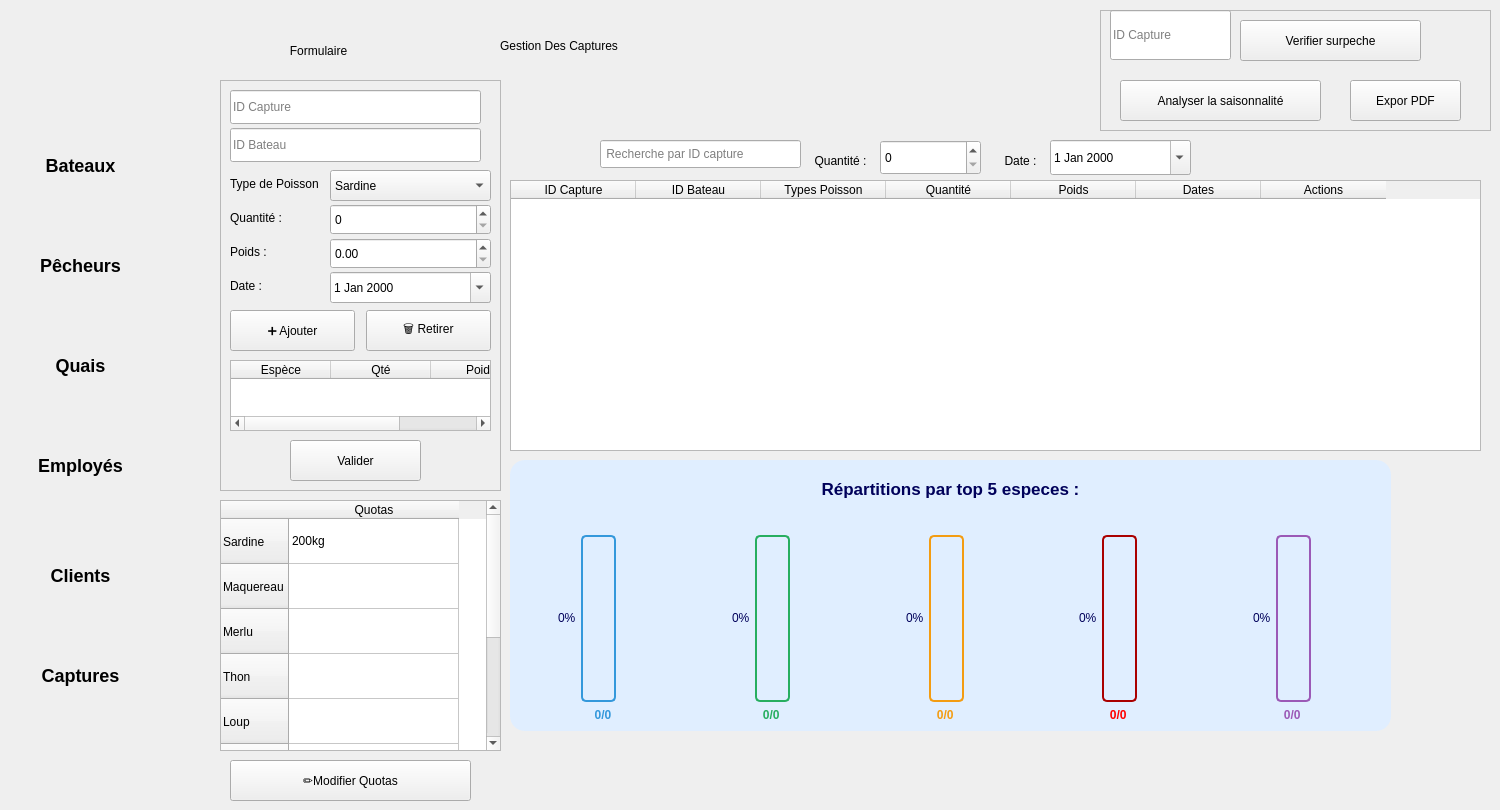
    <widget class="QWidget" name="cap_pagecaptures">
     <widget class="QLabel" name="cap_label_10">
      <property name="geometry">
       <rect>
        <x>990</x>
        <y>150</y>
        <width>61</width>
        <height>21</height>
       </rect>
      </property>
      <property name="text">
       <string>Date :</string>
      </property>
      <property name="alignment">
       <set>Qt::AlignmentFlag::AlignCenter</set>
      </property>
     </widget>
     <widget class="QTableWidget" name="cap_tableWidget_2">
      <property name="geometry">
       <rect>
        <x>220</x>
        <y>500</y>
        <width>281</width>
        <height>251</height>
       </rect>
      </property>
      <attribute name="horizontalHeaderMinimumSectionSize">
       <number>40</number>
      </attribute>
      <attribute name="horizontalHeaderDefaultSectionSize">
       <number>170</number>
      </attribute>
      <attribute name="verticalHeaderDefaultSectionSize">
       <number>45</number>
      </attribute>
      <row>
       <property name="text">
        <string>Sardine</string>
       </property>
      </row>
      <row>
       <property name="text">
        <string>Maquereau</string>
       </property>
      </row>
      <row>
       <property name="text">
        <string>Merlu</string>
       </property>
      </row>
      <row>
       <property name="text">
        <string>Thon</string>
       </property>
      </row>
      <row>
       <property name="text">
        <string>Loup</string>
       </property>
      </row>
      <row>
       <property name="text">
        <string>Calamar</string>
       </property>
      </row>
      <row>
       <property name="text">
        <string>Crevette</string>
       </property>
      </row>
      <row>
       <property name="text">
        <string>Rouget</string>
       </property>
      </row>
      <row>
       <property name="text">
        <string>Poulpes</string>
       </property>
      </row>
      <column>
       <property name="text">
        <string>Quotas</string>
       </property>
      </column>
      <item row="0" column="0">
       <property name="text">
        <string>200kg</string>
       </property>
      </item>
     </widget>
     <widget class="QDateEdit" name="cap_deDebut">
      <property name="geometry">
       <rect>
        <x>1050</x>
        <y>140</y>
        <width>141</width>
        <height>35</height>
       </rect>
      </property>
      <property name="calendarPopup">
       <bool>true</bool>
      </property>
     </widget>
     <widget class="QLabel" name="cap_lblTitle">
      <property name="geometry">
       <rect>
        <x>500</x>
        <y>20</y>
        <width>601</width>
        <height>51</height>
       </rect>
      </property>
      <property name="text">
       <string>Gestion Des Captures</string>
      </property>
     </widget>
     <widget class="QFrame" name="cap_frame">
      <property name="geometry">
       <rect>
        <x>1100</x>
        <y>10</y>
        <width>391</width>
        <height>121</height>
       </rect>
      </property>
      <property name="frameShape">
       <enum>QFrame::Shape::StyledPanel</enum>
      </property>
      <property name="frameShadow">
       <enum>QFrame::Shadow::Raised</enum>
      </property>
      <widget class="QLineEdit" name="cap_lineEdit_7">
       <property name="geometry">
        <rect>
         <x>10</x>
         <y>0</y>
         <width>121</width>
         <height>50</height>
        </rect>
       </property>
       <property name="placeholderText">
        <string>ID Capture</string>
       </property>
      </widget>
      <widget class="QPushButton" name="cap_btnShowSurpeche">
       <property name="geometry">
        <rect>
         <x>140</x>
         <y>10</y>
         <width>181</width>
         <height>41</height>
        </rect>
       </property>
       <property name="text">
        <string>Verifier surpeche</string>
       </property>
      </widget>
      <widget class="QPushButton" name="cap_btnShowTendance">
       <property name="geometry">
        <rect>
         <x>20</x>
         <y>70</y>
         <width>201</width>
         <height>41</height>
        </rect>
       </property>
       <property name="text">
        <string>Analyser la saisonnalité</string>
       </property>
      </widget>
      <widget class="QPushButton" name="cap_btnExporter">
       <property name="geometry">
        <rect>
         <x>250</x>
         <y>70</y>
         <width>111</width>
         <height>41</height>
        </rect>
       </property>
       <property name="text">
        <string>Expor PDF</string>
       </property>
      </widget>
     </widget>
     <widget class="QSpinBox" name="cap_sbQuantite_3">
      <property name="geometry">
       <rect>
        <x>880</x>
        <y>140</y>
        <width>101</width>
        <height>35</height>
       </rect>
      </property>
     </widget>
     <widget class="QLabel" name="cap_labelLeftTitle">
      <property name="geometry">
       <rect>
        <x>230</x>
        <y>30</y>
        <width>251</width>
        <height>41</height>
       </rect>
      </property>
      <property name="text">
       <string>                  Formulaire</string>
      </property>
     </widget>
     <widget class="QLabel" name="cap_label_11">
      <property name="geometry">
       <rect>
        <x>790</x>
        <y>140</y>
        <width>101</width>
        <height>41</height>
       </rect>
      </property>
      <property name="text">
       <string>Quantité :</string>
      </property>
      <property name="alignment">
       <set>Qt::AlignmentFlag::AlignCenter</set>
      </property>
     </widget>
     <widget class="QTableWidget" name="cap_tableWidget">
      <property name="geometry">
       <rect>
        <x>510</x>
        <y>180</y>
        <width>971</width>
        <height>271</height>
       </rect>
      </property>
      <attribute name="horizontalHeaderDefaultSectionSize">
       <number>125</number>
      </attribute>
      <column>
       <property name="text">
        <string>ID Capture</string>
       </property>
      </column>
      <column>
       <property name="text">
        <string>ID Bateau</string>
       </property>
      </column>
      <column>
       <property name="text">
        <string>Types Poisson</string>
       </property>
      </column>
      <column>
       <property name="text">
        <string>Quantité</string>
       </property>
      </column>
      <column>
       <property name="text">
        <string>Poids</string>
       </property>
      </column>
      <column>
       <property name="text">
        <string>Dates</string>
       </property>
      </column>
      <column>
       <property name="text">
        <string>Actions</string>
       </property>
      </column>
     </widget>
     <widget class="QLabel" name="label3_11">
      <property name="geometry">
       <rect>
        <x>560</x>
        <y>140</y>
        <width>31</width>
        <height>31</height>
       </rect>
      </property>
      <property name="styleSheet">
       <string notr="true">image: url(:/res/loupe.png);</string>
      </property>
      <property name="text">
       <string/>
      </property>
     </widget>
     <widget class="QFrame" name="frame_zonesb_2">
      <property name="geometry">
       <rect>
        <x>510</x>
        <y>460</y>
        <width>881</width>
        <height>271</height>
       </rect>
      </property>
      <property name="styleSheet">
       <string notr="true">        border-radius: 15px;
background-color: rgb(224, 238, 255);
border:1PX solid  rgb(0, 0, 115);
   	color: rgb(0, 0, 90);
</string>
      </property>
      <property name="frameShape">
       <enum>QFrame::Shape::StyledPanel</enum>
      </property>
      <property name="frameShadow">
       <enum>QFrame::Shadow::Raised</enum>
      </property>
      <layout class="QVBoxLayout" name="verticalLayout_zones_3">
       <item>
        <widget class="QLabel" name="label_zonesb_2">
         <property name="styleSheet">
          <string notr="true">
                    font-weight: bold;
                    font-size: 17px;
                    padding: 10px;</string>
         </property>
         <property name="text">
          <string>Répartitions par top 5 especes :</string>
         </property>
         <property name="alignment">
          <set>Qt::AlignmentFlag::AlignCenter</set>
         </property>
        </widget>
       </item>
       <item>
        <layout class="QHBoxLayout" name="horizontalLayout_zonesb_2">
         <item>
          <layout class="QVBoxLayout" name="zoneNordLayoutb_2">
           <item>
            <widget class="QLabel" name="label_zoneNordb_2">
             <property name="styleSheet">
              <string notr="true"> 	color: rgb(0, 0, 90);

                                    text-align: center;
                                    font-weight: bold;</string>
             </property>
             <property name="text">
              <string/>
             </property>
             <property name="alignment">
              <set>Qt::AlignmentFlag::AlignCenter</set>
             </property>
            </widget>
           </item>
           <item>
            <widget class="QProgressBar" name="progressZoneNordb_2">
             <property name="minimumSize">
              <size>
               <width>30</width>
               <height>120</height>
              </size>
             </property>
             <property name="styleSheet">
              <string notr="true">QProgressBar:vertical {
    width: 25px;
    border: 2px solid #3498db;
    border-radius: 5px;
    background-color: rgb(224, 238, 255);
    text-align: center;
    padding: 3px;
margin-left:62px;
}
QProgressBar::chunk:vertical {
    background-color: qlineargradient(x1:0, y1:0, x2:0, y2:1,
        stop:0 #3498db, stop:1 #2980b9);
    border-radius: 3px;
}
   
  
</string>
             </property>
             <property name="value">
              <number>0</number>
             </property>
             <property name="textVisible">
              <bool>true</bool>
             </property>
             <property name="orientation">
              <enum>Qt::Orientation::Vertical</enum>
             </property>
             <property name="format">
              <string>%p%</string>
             </property>
            </widget>
           </item>
           <item>
            <widget class="QLabel" name="value_zoneNordb_2">
             <property name="styleSheet">
              <string notr="true">color: #3498db;
                                    font-weight: bold;
                                    font-size: 12px;
                                    text-align: center;</string>
             </property>
             <property name="text">
              <string>0/0</string>
             </property>
             <property name="alignment">
              <set>Qt::AlignmentFlag::AlignCenter</set>
             </property>
            </widget>
           </item>
          </layout>
         </item>
         <item>
          <layout class="QVBoxLayout" name="zoneSudLayoutb_2">
           <item>
            <widget class="QLabel" name="label_zoneSudb_2">
             <property name="styleSheet">
              <string notr="true"> 	color: rgb(0, 0, 90);

                                    text-align: center;
                                    font-weight: bold;</string>
             </property>
             <property name="text">
              <string/>
             </property>
            </widget>
           </item>
           <item>
            <widget class="QProgressBar" name="progressZoneSudb_2">
             <property name="minimumSize">
              <size>
               <width>30</width>
               <height>120</height>
              </size>
             </property>
             <property name="styleSheet">
              <string notr="true">QProgressBar:vertical {
    width: 25px;
    border: 2px solid #27ae60;
    border-radius: 5px;
background-color: rgb(224, 238, 255);
    text-align: center;
    padding: 3px;
margin-left:62px;
}
QProgressBar::chunk:vertical {
    background-color: qlineargradient(x1:0, y1:0, x2:0, y2:1,
        stop:0 #27ae60, stop:1 #229954);
    border-radius: 3px;
}</string>
             </property>
             <property name="value">
              <number>0</number>
             </property>
             <property name="textVisible">
              <bool>true</bool>
             </property>
             <property name="orientation">
              <enum>Qt::Orientation::Vertical</enum>
             </property>
             <property name="format">
              <string>%p%</string>
             </property>
            </widget>
           </item>
           <item>
            <widget class="QLabel" name="value_zoneSudb_2">
             <property name="styleSheet">
              <string notr="true">color: #27ae60;
                                    font-weight: bold;
                                    font-size: 12px;
                                    text-align: center;</string>
             </property>
             <property name="text">
              <string>                     0/0</string>
             </property>
            </widget>
           </item>
          </layout>
         </item>
         <item>
          <layout class="QVBoxLayout" name="zoneEstLayoutb_2">
           <item>
            <widget class="QLabel" name="label_zoneEstb_2">
             <property name="styleSheet">
              <string notr="true"> 	color: rgb(0, 0, 90);

                                    text-align: center;
                                    font-weight: bold;</string>
             </property>
             <property name="text">
              <string/>
             </property>
            </widget>
           </item>
           <item>
            <widget class="QProgressBar" name="progressZoneEstb_2">
             <property name="minimumSize">
              <size>
               <width>30</width>
               <height>120</height>
              </size>
             </property>
             <property name="styleSheet">
              <string notr="true">QProgressBar:vertical {
    width: 25px;
    border: 2px solid #f39c12;
    border-radius: 5px;
 background-color: rgb(224, 238, 255);
    text-align: center;
    padding: 3px;
margin-left:62px;
}
QProgressBar::chunk:vertical {
    background-color: qlineargradient(x1:0, y1:0, x2:0, y2:1,
        stop:0 #f39c12, stop:1 #d68910);
    border-radius: 3px;
}</string>
             </property>
             <property name="value">
              <number>0</number>
             </property>
             <property name="textVisible">
              <bool>true</bool>
             </property>
             <property name="orientation">
              <enum>Qt::Orientation::Vertical</enum>
             </property>
             <property name="format">
              <string>%p%</string>
             </property>
            </widget>
           </item>
           <item>
            <widget class="QLabel" name="value_zoneEstb_2">
             <property name="styleSheet">
              <string notr="true">color: #f39c12;
                                    font-weight: bold;
                                    font-size: 12px;
                                    text-align: center;</string>
             </property>
             <property name="text">
              <string>                     0/0</string>
             </property>
            </widget>
           </item>
          </layout>
         </item>
         <item>
          <layout class="QVBoxLayout" name="zoneOuestLayoutb_3">
           <item>
            <widget class="QLabel" name="label_zoneOuestb_3">
             <property name="styleSheet">
              <string notr="true"> 	color: rgb(0, 0, 90);
text-align: center;
                                    font-weight: bold;</string>
             </property>
             <property name="text">
              <string/>
             </property>
            </widget>
           </item>
           <item>
            <widget class="QProgressBar" name="progressZoneOuestb_3">
             <property name="minimumSize">
              <size>
               <width>30</width>
               <height>120</height>
              </size>
             </property>
             <property name="styleSheet">
              <string notr="true">QProgressBar:vertical {
    width: 25px;
    border: 2px solid #9b59b6;
    border-radius: 5px;
background-color: rgb(224, 238, 255);    text-align: center;
    padding: 3px;
margin-left:62px;
	border-color: rgb(170, 0, 0);
}
QProgressBar::chunk:vertical {
    background-color: qlineargradient(x1:0, y1:0, x2:0, y2:1,
        stop:0 #9b59b6, stop:1 #8e44ad);
    border-radius: 3px;

}</string>
             </property>
             <property name="value">
              <number>0</number>
             </property>
             <property name="textVisible">
              <bool>true</bool>
             </property>
             <property name="orientation">
              <enum>Qt::Orientation::Vertical</enum>
             </property>
             <property name="format">
              <string>%p%</string>
             </property>
            </widget>
           </item>
           <item>
            <widget class="QLabel" name="value_zoneOuestb_3">
             <property name="styleSheet">
              <string notr="true">color:red;
                                    font-weight: bold;
                                    font-size: 12px;
                                    text-align: center;</string>
             </property>
             <property name="text">
              <string>                     0/0</string>
             </property>
            </widget>
           </item>
          </layout>
         </item>
         <item>
          <layout class="QVBoxLayout" name="zoneOuestLayoutb_2">
           <item>
            <widget class="QLabel" name="label_zoneOuestb_2">
             <property name="styleSheet">
              <string notr="true"> 	color: rgb(0, 0, 90);

                                    text-align: center;
                                    font-weight: bold;</string>
             </property>
             <property name="text">
              <string/>
             </property>
            </widget>
           </item>
           <item>
            <widget class="QProgressBar" name="progressZoneOuestb_2">
             <property name="minimumSize">
              <size>
               <width>30</width>
               <height>120</height>
              </size>
             </property>
             <property name="styleSheet">
              <string notr="true">QProgressBar:vertical {
    width: 25px;
    border: 2px solid #9b59b6;
    border-radius: 5px;
background-color: rgb(224, 238, 255);    text-align: center;
    padding: 3px;
margin-left:62px;
}
QProgressBar::chunk:vertical {
    background-color: qlineargradient(x1:0, y1:0, x2:0, y2:1,
        stop:0 #9b59b6, stop:1 #8e44ad);
    border-radius: 3px;
}</string>
             </property>
             <property name="value">
              <number>0</number>
             </property>
             <property name="textVisible">
              <bool>true</bool>
             </property>
             <property name="orientation">
              <enum>Qt::Orientation::Vertical</enum>
             </property>
             <property name="format">
              <string>%p%</string>
             </property>
            </widget>
           </item>
           <item>
            <widget class="QLabel" name="value_zoneOuestb_2">
             <property name="styleSheet">
              <string notr="true">color: #9b59b6;
                                    font-weight: bold;
                                    font-size: 12px;
                                    text-align: center;</string>
             </property>
             <property name="text">
              <string>                     0/0</string>
             </property>
            </widget>
           </item>
          </layout>
         </item>
        </layout>
       </item>
      </layout>
     </widget>
     <widget class="QLineEdit" name="lineEdit_7c_2">
      <property name="geometry">
       <rect>
        <x>600</x>
        <y>140</y>
        <width>201</width>
        <height>28</height>
       </rect>
      </property>
      <property name="placeholderText">
       <string> Recherche par ID capture</string>
      </property>
     </widget>
     <widget class="QFrame" name="frame_5">
      <property name="geometry">
       <rect>
        <x>-160</x>
        <y>70</y>
        <width>371</width>
        <height>701</height>
       </rect>
      </property>
      <property name="styleSheet">
       <string notr="true">border-radius:185px;
font-weight:600;
font-size:18px</string>
      </property>
      <property name="frameShape">
       <enum>QFrame::Shape::StyledPanel</enum>
      </property>
      <property name="frameShadow">
       <enum>QFrame::Shadow::Raised</enum>
      </property>
      <widget class="QPushButton" name="pushButton_3b_14">
       <property name="geometry">
        <rect>
         <x>170</x>
         <y>70</y>
         <width>141</width>
         <height>51</height>
        </rect>
       </property>
       <property name="text">
        <string>Bateaux</string>
       </property>
      </widget>
      <widget class="QPushButton" name="pushButton_3b_15">
       <property name="geometry">
        <rect>
         <x>170</x>
         <y>170</y>
         <width>141</width>
         <height>51</height>
        </rect>
       </property>
       <property name="text">
        <string>Pêcheurs</string>
       </property>
      </widget>
      <widget class="QPushButton" name="pushButton_3b_16">
       <property name="geometry">
        <rect>
         <x>170</x>
         <y>270</y>
         <width>141</width>
         <height>51</height>
        </rect>
       </property>
       <property name="text">
        <string>Quais</string>
       </property>
      </widget>
      <widget class="QPushButton" name="pushButton_3b_17">
       <property name="geometry">
        <rect>
         <x>170</x>
         <y>370</y>
         <width>141</width>
         <height>51</height>
        </rect>
       </property>
       <property name="text">
        <string>Employés</string>
       </property>
      </widget>
      <widget class="QPushButton" name="pushButton_3b_18">
       <property name="geometry">
        <rect>
         <x>170</x>
         <y>480</y>
         <width>141</width>
         <height>51</height>
        </rect>
       </property>
       <property name="text">
        <string>Clients</string>
       </property>
      </widget>
      <widget class="QPushButton" name="pushButton_3b_19">
       <property name="geometry">
        <rect>
         <x>170</x>
         <y>580</y>
         <width>141</width>
         <height>51</height>
        </rect>
       </property>
       <property name="text">
        <string>Captures</string>
       </property>
      </widget>
     </widget>
     <widget class="QFrame" name="cap_frame_4">
      <property name="geometry">
       <rect>
        <x>220</x>
        <y>80</y>
        <width>281</width>
        <height>411</height>
       </rect>
      </property>
      <property name="frameShape">
       <enum>QFrame::Shape::StyledPanel</enum>
      </property>
      <property name="frameShadow">
       <enum>QFrame::Shadow::Raised</enum>
      </property>
      <widget class="QLineEdit" name="cap_lineEdit_11">
       <property name="geometry">
        <rect>
         <x>10</x>
         <y>10</y>
         <width>251</width>
         <height>34</height>
        </rect>
       </property>
       <property name="placeholderText">
        <string>ID Capture</string>
       </property>
      </widget>
      <widget class="QLineEdit" name="cap_lineEdit_9">
       <property name="geometry">
        <rect>
         <x>10</x>
         <y>48</y>
         <width>251</width>
         <height>34</height>
        </rect>
       </property>
       <property name="placeholderText">
        <string>ID Bateau</string>
       </property>
      </widget>
      <widget class="QLabel" name="cap_label_9">
       <property name="geometry">
        <rect>
         <x>10</x>
         <y>90</y>
         <width>91</width>
         <height>28</height>
        </rect>
       </property>
       <property name="text">
        <string>Type de Poisson :</string>
       </property>
      </widget>
      <widget class="QComboBox" name="cap_comboBox_4">
       <property name="geometry">
        <rect>
         <x>110</x>
         <y>90</y>
         <width>161</width>
         <height>31</height>
        </rect>
       </property>
       <item>
        <property name="text">
         <string>Sardine</string>
        </property>
       </item>
       <item>
        <property name="text">
         <string>Thon</string>
        </property>
       </item>
       <item>
        <property name="text">
         <string>Merlu</string>
        </property>
       </item>
       <item>
        <property name="text">
         <string>Dorade</string>
        </property>
       </item>
       <item>
        <property name="text">
         <string>Loup</string>
        </property>
       </item>
       <item>
        <property name="text">
         <string>Rouget</string>
        </property>
       </item>
       <item>
        <property name="text">
         <string>Calamar</string>
        </property>
       </item>
       <item>
        <property name="text">
         <string>Poulpes</string>
        </property>
       </item>
       <item>
        <property name="text">
         <string>Crevette</string>
        </property>
       </item>
       <item>
        <property name="text">
         <string>Merou</string>
        </property>
       </item>
       <item>
        <property name="text">
         <string>Maquereau</string>
        </property>
       </item>
      </widget>
      <widget class="QLabel" name="cap_label_12">
       <property name="geometry">
        <rect>
         <x>10</x>
         <y>124</y>
         <width>91</width>
         <height>28</height>
        </rect>
       </property>
       <property name="text">
        <string>Quantité :</string>
       </property>
      </widget>
      <widget class="QSpinBox" name="cap_sbQuantite_4">
       <property name="geometry">
        <rect>
         <x>110</x>
         <y>124</y>
         <width>161</width>
         <height>31</height>
        </rect>
       </property>
      </widget>
      <widget class="QLabel" name="cap_label_13">
       <property name="geometry">
        <rect>
         <x>10</x>
         <y>158</y>
         <width>91</width>
         <height>28</height>
        </rect>
       </property>
       <property name="text">
        <string>Poids :</string>
       </property>
      </widget>
      <widget class="QLabel" name="cap_label_14">
       <property name="geometry">
        <rect>
         <x>10</x>
         <y>192</y>
         <width>91</width>
         <height>28</height>
        </rect>
       </property>
       <property name="text">
        <string>Date :</string>
       </property>
      </widget>
      <widget class="QDateEdit" name="cap_deDateCapture_3">
       <property name="geometry">
        <rect>
         <x>110</x>
         <y>192</y>
         <width>161</width>
         <height>31</height>
        </rect>
       </property>
       <property name="calendarPopup">
        <bool>true</bool>
       </property>
      </widget>
      <widget class="QDoubleSpinBox" name="cap_dsPoids_3">
       <property name="geometry">
        <rect>
         <x>110</x>
         <y>158</y>
         <width>161</width>
         <height>31</height>
        </rect>
       </property>
      </widget>
      <widget class="QPushButton" name="cap_btnAddCaptureLine">
       <property name="geometry">
        <rect>
         <x>10</x>
         <y>230</y>
         <width>125</width>
         <height>41</height>
        </rect>
       </property>
       <property name="text">
        <string>➕ Ajouter</string>
       </property>
      </widget>
      <widget class="QPushButton" name="cap_btnRemoveCaptureLine">
       <property name="geometry">
        <rect>
         <x>146</x>
         <y>230</y>
         <width>125</width>
         <height>41</height>
        </rect>
       </property>
       <property name="text">
        <string>🗑️ Retirer</string>
       </property>
      </widget>
      <widget class="QTableWidget" name="cap_tableWidget_Lignes">
       <property name="geometry">
        <rect>
         <x>10</x>
         <y>280</y>
         <width>261</width>
         <height>71</height>
        </rect>
       </property>
       <property name="editTriggers">
        <set>QAbstractItemView::EditTrigger::NoEditTriggers</set>
       </property>
       <property name="selectionMode">
        <enum>QAbstractItemView::SelectionMode::SingleSelection</enum>
       </property>
       <property name="selectionBehavior">
        <enum>QAbstractItemView::SelectionBehavior::SelectRows</enum>
       </property>
       <property name="columnCount">
        <number>3</number>
       </property>
       <column>
        <property name="text">
         <string>Espèce</string>
        </property>
       </column>
       <column>
        <property name="text">
         <string>Qté</string>
        </property>
       </column>
       <column>
        <property name="text">
         <string>Poids</string>
        </property>
       </column>
      </widget>
      <widget class="QPushButton" name="cap_btnValiider_3">
       <property name="geometry">
        <rect>
         <x>70</x>
         <y>360</y>
         <width>131</width>
         <height>41</height>
        </rect>
       </property>
       <property name="text">
        <string>Valider</string>
       </property>
      </widget>
     </widget>
     <widget class="QPushButton" name="cap_btnBackMenu">
      <property name="geometry">
       <rect>
        <x>0</x>
        <y>710</y>
        <width>71</width>
        <height>61</height>
       </rect>
      </property>
      <property name="styleSheet">
       <string notr="true">border:none;image: url(:/res/en-arriere.png);
background-color:transparent;
</string>
      </property>
      <property name="text">
       <string/>
      </property>
     </widget>
     <widget class="QPushButton" name="cap_btnValiider_4">
      <property name="geometry">
       <rect>
        <x>230</x>
        <y>760</y>
        <width>241</width>
        <height>41</height>
       </rect>
      </property>
      <property name="text">
       <string>✏️Modifier Quotas</string>
      </property>
     </widget>
    </widget>
